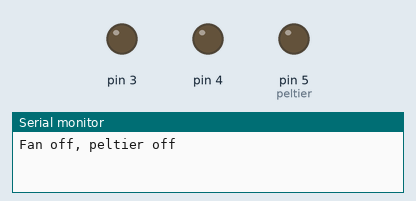
A sketch run on a simulated Arduino Leonardo, built for the host (arithmetic inside an expression is 32-bit, double 64-bit). Shown: output pins drawn as LEDs (lit = HIGH), the last lines printed to the serial monitor.

Above: at 5.0 s.
At 15.0 s:
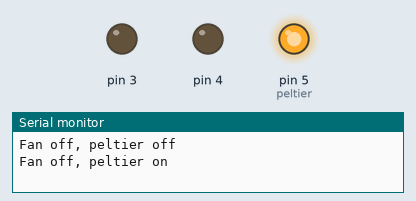
Timing chart, 0 to 26.0 s (numbered marks = the images above):
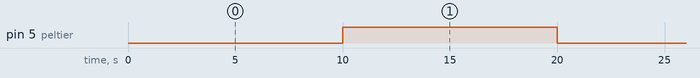

The sketch:

test_temp_control.ino
```cpp
/* Set the appropriate digital I/O pin connections. These are the pin */

const int lights = 4;   // pin for the lights
const int peltier = 5;  // PWM pin for the peltier
const int fan = 3;      // PWM pin for the fan


/**************************************************************************/
/*
    Setup code
*/
/**************************************************************************/

void setup() {

  /* set up the output pins */

  pinMode(4, OUTPUT);
  pinMode(5, OUTPUT);

  /* set up serial */
  Serial.begin(9600);

  while (!Serial)
    delay(10);     // will pause Zero, Leonardo, etc until serial console opens

  /* adjust timer 2 to give pin 3 and 11 25kHz output*/
  TCCR2A = 0x23;
  TCCR2B = 0x09;  // select timer2 clock
  OCR2A = 79;  // aiming for 25kHz
  pinMode(3, OUTPUT);
  OCR2B = 62;  // set the PWM duty cycle
}

/**************************************************************************/
/*
    Main loop code
*/
/**************************************************************************/

void loop() {

  //analogWrite(peltier,Output);

  /*Control fan speed*/
  //analogWrite(fan, 100);
  OCR2B = 0;
  analogWrite(peltier, LOW);
  Serial.println("Fan off, peltier off");
  delay(10000);
  digitalWrite(peltier, HIGH);
  Serial.println("Fan off, peltier on");
  delay(10000);
  OCR2B = 79;
  analogWrite(peltier,LOW);
  Serial.println("Fan on, peltier off");
  delay(10000);
  digitalWrite(peltier,HIGH);
  Serial.println("Fan on, peltier on");
  delay(10000);
}
```

Measured:
- by itself, pin 5 (peltier): alternates HIGH for 10.0 s and LOW for 10.0 s
